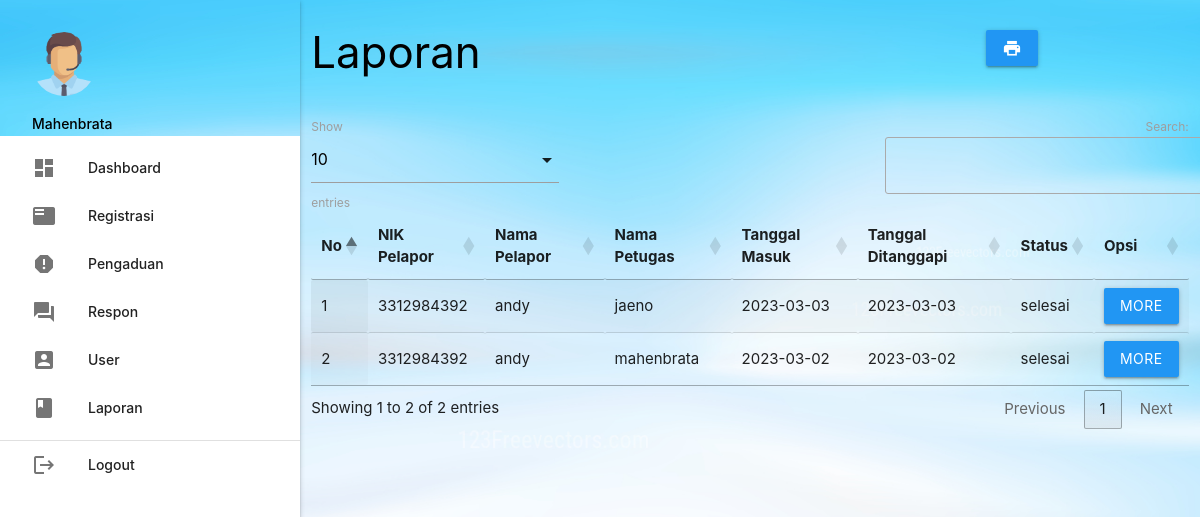
The page /admin/index.php?p=laporan (signed in) on the database its author committed.
### tables this page shows
CREATE TABLE `pengaduan` (
  `id_pengaduan` int(5) NOT NULL,
  `tgl_pengaduan` varchar(20) NOT NULL,
  `nik` varchar(16) NOT NULL,
  `isi_laporan` text NOT NULL,
  `foto` varchar(255) NOT NULL,
  `status` enum('proses','selesai') NOT NULL
);

CREATE TABLE `masyarakat` (
  `nik` varchar(16) NOT NULL,
  `nama` varchar(35) NOT NULL,
  `username` varchar(25) NOT NULL,
  `password` varchar(255) NOT NULL,
  `telp` varchar(13) NOT NULL
);

CREATE TABLE `petugas` (
  `id_petugas` int(5) NOT NULL,
  `nama_petugas` varchar(30) NOT NULL,
  `username` varchar(30) NOT NULL,
  `password` varchar(255) NOT NULL,
  `telp_petugas` varchar(13) NOT NULL,
  `level` enum('admin','petugas') NOT NULL
);

CREATE TABLE `tanggapan` (
  `id_tanggapan` int(5) NOT NULL,
  `id_pengaduan` int(5) NOT NULL,
  `tgl_tanggapan` varchar(20) NOT NULL,
  `tanggapan` text NOT NULL,
  `id_petugas` int(5) NOT NULL
);

### admin/laporan.php (the view, shortened to what this page needs)
       <div class="row">
         <div class="col s12 m9">
           <h3 class="black-text">Laporan</h3>
         </div>
         <div class="col s12 m3">
           <div class="section"></div>
           <a class="waves-effect waves-light btn blue" href="cetak.php"><i class="material-icons">print</i></a>
         </div>
       </div>
       <table id="example" class="display responsive-table" style="width:100%">
         <thead>
             <tr>
			<th>No</th>
			<th>NIK Pelapor</th>
			<th>Nama Pelapor</th>
			<th>Nama Petugas</th>
			<th>Tanggal Masuk</th>
			<th>Tanggal Ditanggapi</th>
			<th>Status</th>
			<th>Opsi</th>
             </tr>
         </thead>
         <tbody>
<?php
	$no=1;
	$query = mysqli_query($koneksi,"SELECT * FROM pengaduan INNER JOIN masyarakat ON pengaduan.nik=masyarakat.nik INNER JOIN tanggapan ON tanggapan.id_pengaduan=pengaduan.id_pengaduan INNER JOIN petugas ON tanggapan.id_petugas=petugas.id_petugas ORDER BY tgl_pengaduan DESC");
	while ($r=mysqli_fetch_assoc($query)) { ?>
	<tr>
		<td><?php echo $no++; ?></td>
		<td><?php echo $r['nik']; ?></td>
		<td><?php echo $r['nama']; ?></td>
		<td><?php echo $r['nama_petugas']; ?></td>
		<td><?php echo $r['tgl_pengaduan']; ?></td>
		<td><?php echo $r['tgl_tanggapan']; ?></td>
		<td><?php echo $r['status']; ?></td>
		<td><a class="btn blue modal-trigger" href="#laporan?id_tanggapan=<?php echo $r['id_tanggapan'] ?>">More</a></td>
	</tr>
           <?php  }
            ?>
         </tbody>
       </table>

### rows shown on the page
pengaduan: masyarakat.nik "3312984392", masyarakat.nama "andy", petugas.nama_petugas "jaeno", tgl_pengaduan "2023-03-03", tanggapan.tgl_tanggapan "2023-03-03", status "selesai"
pengaduan: masyarakat.nik "3312984392", masyarakat.nama "andy", petugas.nama_petugas "mahenbrata", tgl_pengaduan "2023-03-02", tanggapan.tgl_tanggapan "2023-03-02", status "selesai"

### other values the page prints
$_SESSION['data']['nama_petugas'] "Mahenbrata"
